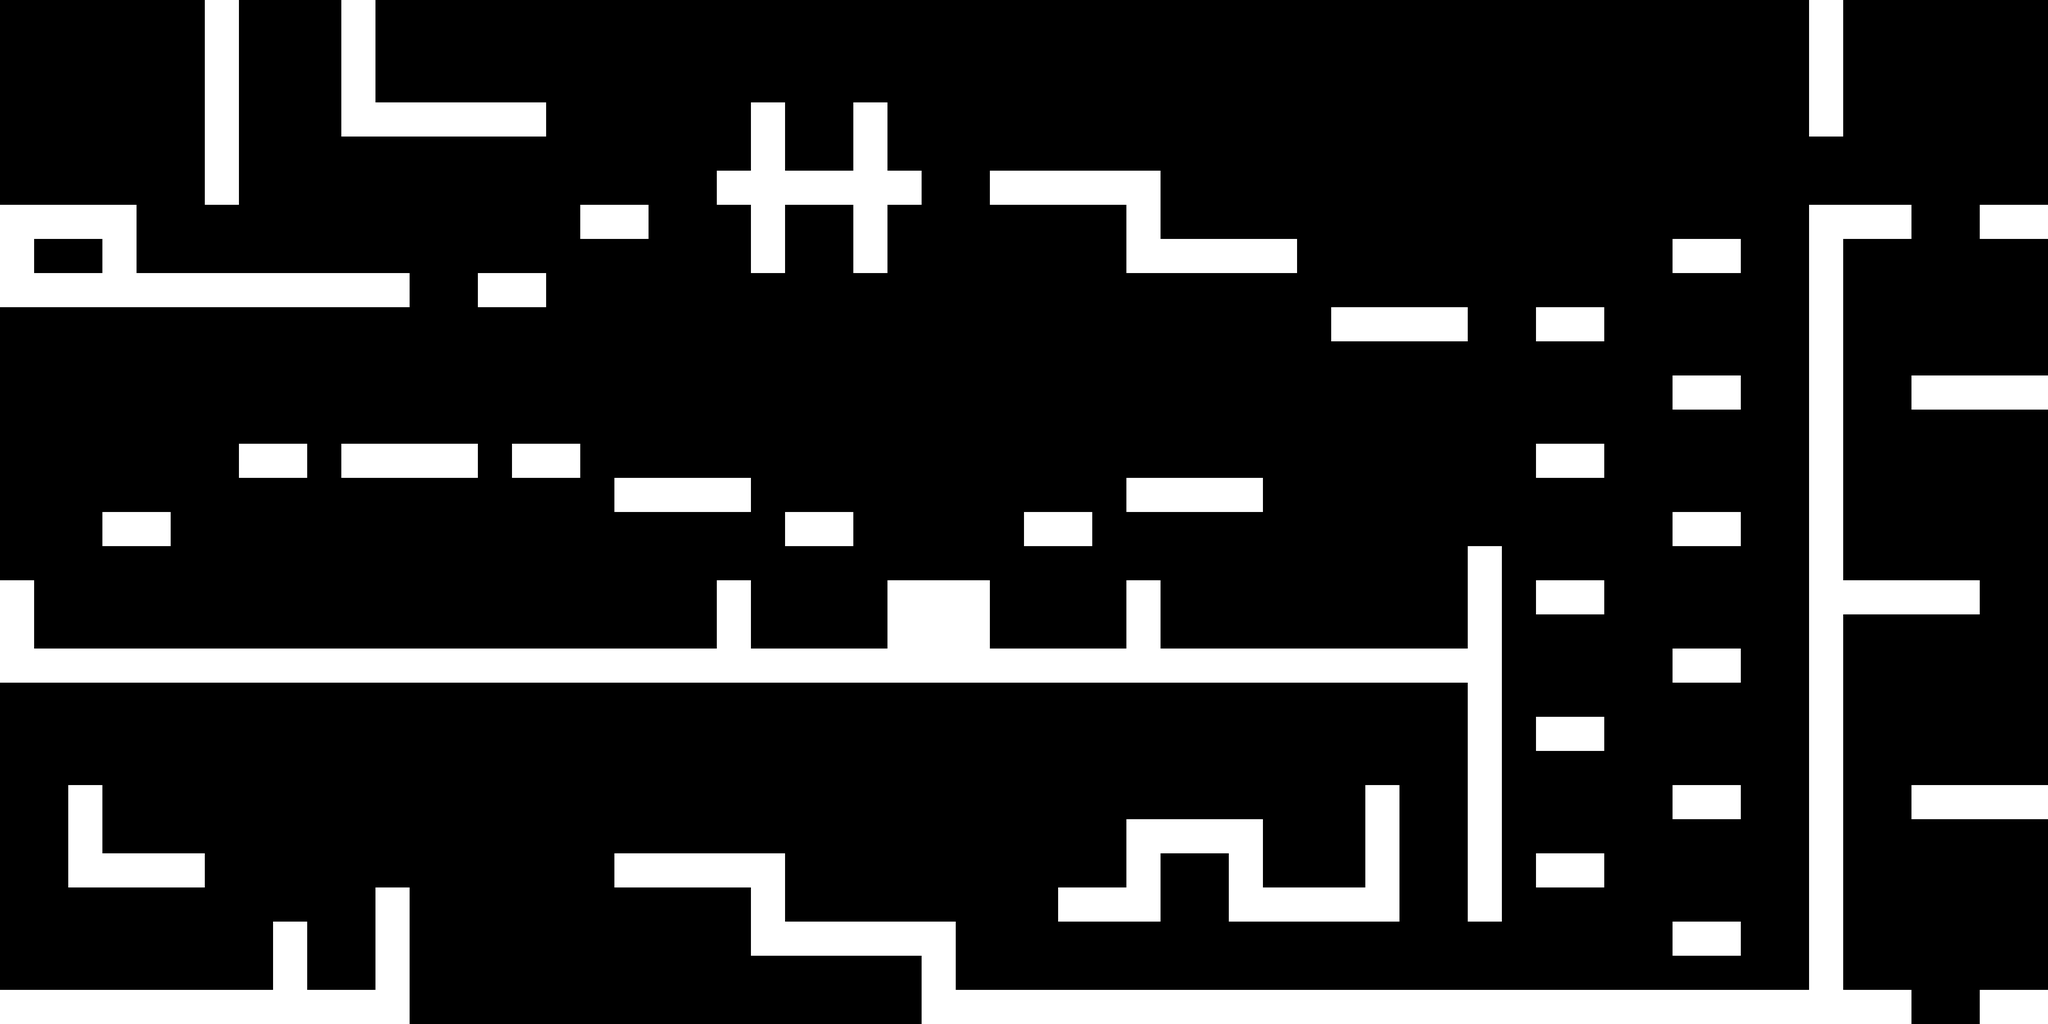

The image is a tile-based game level rendered from a .tmx file. Its description and source (layers, tilesets, objects; grid data summarised) follow:
An orthogonal 60x30 tile map with 80x80 px tiles, 2 tile layers (Background, Platform_Classic) and 318 objects.

<map version="1.4" tiledversion="1.4.2" orientation="orthogonal" renderorder="right-down" width="60" height="30" tilewidth="80" tileheight="80" infinite="0" nextlayerid="39" nextobjectid="456">
 <editorsettings>
  <export target="Map_Hikari.json" format="json" />
 </editorsettings>
 <tileset firstgid="1" name="Tile_Set" tilewidth="80" tileheight="80" tilecount="176" columns="11">
  <image source="assets/Tile_Set.png" trans="5555ff" width="897" height="1288" />
 </tileset>
 <group id="25" name="Grille">
  <layer id="34" name="Background" width="60" height="30">
   <data>[1800 cells, 0 non-empty, 0 distinct tile ids]</data>
  </layer>
  <layer id="35" name="Platform_Classic" width="60" height="30">
   <data>[1800 cells, 303 non-empty, 11 distinct tile ids]</data>
  </layer>
 </group>
 <group id="24" name="Object">
  <objectgroup id="28" name="Ennemi3">
   <object id="109" gid="1" x="2160" y="800" width="80" height="80" />
  </objectgroup>
  <objectgroup id="27" name="Ennemi2">
   <object id="110" gid="1" x="800" y="560" width="80" height="80" />
   <object id="132" gid="1" x="4560" y="1760" width="80" height="80" />
   <object id="133" gid="1" x="4480" y="1280" width="80" height="80" />
  </objectgroup>
  <objectgroup id="16" name="Ennemi1">
   <object id="102" gid="1" x="3040" y="1440" width="80" height="80" />
   <object id="105" gid="1" x="1040" y="1440" width="80" height="80" />
  </objectgroup>
  <objectgroup id="36" name="DoorSwitch1">
   <object id="130" gid="123" x="480" y="560" width="80" height="80" />
  </objectgroup>
  <objectgroup id="37" name="KeySwitch1">
   <object id="131" gid="167" x="1026" y="184" width="80" height="80" />
  </objectgroup>
  <objectgroup id="22" name="Door1">
   <object id="123" gid="82" x="3440" y="2240" width="80" height="80" />
  </objectgroup>
  <objectgroup id="31" name="Door2">
   <object id="126" gid="126" x="4240" y="400" width="80" height="80" />
  </objectgroup>
  <objectgroup id="26" name="Key">
   <object id="128" gid="90" x="3344" y="1958" width="80" height="80" />
  </objectgroup>
  <objectgroup id="33" name="Key2">
   <object id="129" gid="170" x="119.545" y="438.394" width="80" height="80" />
  </objectgroup>
  <objectgroup id="29" name="Object_bonus1">
   <object id="108" gid="46" x="2214" y="1302" width="80" height="80" />
   <object id="134" gid="46" x="4706" y="426" width="80" height="80" />
   <object id="136" gid="46" x="1908" y="350" width="80" height="80" />
  </objectgroup>
  <objectgroup id="18" name="Object_bonus2" />
  <objectgroup id="38" name="Platform_object" visible="0">
   <object id="140" gid="13" x="240" y="1280" width="80" height="80" />
   <object id="141" gid="13" x="320" y="1280" width="80" height="80" />
   <object id="142" gid="13" x="0" y="1440" width="80" height="80" />
   <object id="143" gid="13" x="0" y="1520" width="80" height="80" />
   <object id="148" gid="13" x="640" y="2240" width="80" height="80" />
   <object id="149" gid="13" x="640" y="2320" width="80" height="80" />
   <object id="150" gid="13" x="880" y="2240" width="80" height="80" />
   <object id="151" gid="13" x="880" y="2320" width="80" height="80" />
   <object id="152" gid="13" x="160" y="1920" width="80" height="80" />
   <object id="153" gid="13" x="160" y="2000" width="80" height="80" />
   <object id="154" gid="13" x="1760" y="2160" width="80" height="80" />
   <object id="155" gid="13" x="1760" y="2240" width="80" height="80" />
   <object id="156" gid="13" x="2160" y="2240" width="80" height="80" />
   <object id="157" gid="13" x="2160" y="2320" width="80" height="80" />
   <object id="158" gid="13" x="2640" y="2080" width="80" height="80" />
   <object id="159" gid="13" x="2640" y="2160" width="80" height="80" />
   <object id="160" gid="13" x="2880" y="2080" width="80" height="80" />
   <object id="161" gid="13" x="2880" y="2160" width="80" height="80" />
   <object id="162" gid="13" x="3200" y="2080" width="80" height="80" />
   <object id="163" gid="13" x="3200" y="2160" width="80" height="80" />
   <object id="164" gid="13" x="3200" y="1920" width="80" height="80" />
   <object id="165" gid="13" x="3200" y="2000" width="80" height="80" />
   <object id="166" gid="13" x="4240" y="2240" width="80" height="80" />
   <object id="167" gid="13" x="4240" y="2320" width="80" height="80" />
   <object id="168" gid="13" x="4240" y="2080" width="80" height="80" />
   <object id="169" gid="13" x="4240" y="2160" width="80" height="80" />
   <object id="174" gid="13" x="4240" y="1920" width="80" height="80" />
   <object id="175" gid="13" x="4240" y="2000" width="80" height="80" />
   <object id="176" gid="13" x="4240" y="1760" width="80" height="80" />
   <object id="177" gid="13" x="4240" y="1840" width="80" height="80" />
   <object id="182" gid="13" x="4240" y="1600" width="80" height="80" />
   <object id="183" gid="13" x="4240" y="1680" width="80" height="80" />
   <object id="184" gid="13" x="4240" y="1440" width="80" height="80" />
   <object id="185" gid="13" x="4240" y="1520" width="80" height="80" />
   <object id="186" gid="13" x="4240" y="1280" width="80" height="80" />
   <object id="187" gid="13" x="4240" y="1360" width="80" height="80" />
   <object id="188" gid="13" x="4240" y="1120" width="80" height="80" />
   <object id="189" gid="13" x="4240" y="1200" width="80" height="80" />
   <object id="190" gid="13" x="4240" y="960" width="80" height="80" />
   <object id="191" gid="13" x="4240" y="1040" width="80" height="80" />
   <object id="192" gid="13" x="4240" y="800" width="80" height="80" />
   <object id="193" gid="13" x="4240" y="880" width="80" height="80" />
   <object id="194" gid="13" x="4240" y="640" width="80" height="80" />
   <object id="195" gid="13" x="4240" y="720" width="80" height="80" />
   <object id="197" gid="13" x="4240" y="560" width="80" height="80" />
   <object id="198" gid="13" x="1680" y="1440" width="80" height="80" />
   <object id="199" gid="13" x="1680" y="1520" width="80" height="80" />
   <object id="200" gid="13" x="2080" y="1440" width="80" height="80" />
   <object id="201" gid="13" x="2080" y="1520" width="80" height="80" />
   <object id="202" gid="13" x="2160" y="1440" width="80" height="80" />
   <object id="203" gid="13" x="2160" y="1520" width="80" height="80" />
   <object id="204" gid="13" x="2240" y="1440" width="80" height="80" />
   <object id="205" gid="13" x="2240" y="1520" width="80" height="80" />
   <object id="206" gid="13" x="2640" y="1440" width="80" height="80" />
   <object id="207" gid="13" x="2640" y="1520" width="80" height="80" />
   <object id="208" gid="13" x="3440" y="2080" width="80" height="80" />
   <object id="209" gid="13" x="3440" y="2160" width="80" height="80" />
   <object id="210" gid="13" x="3440" y="1920" width="80" height="80" />
   <object id="211" gid="13" x="3440" y="2000" width="80" height="80" />
   <object id="212" gid="13" x="3440" y="1760" width="80" height="80" />
   <object id="213" gid="13" x="3440" y="1840" width="80" height="80" />
   <object id="214" gid="13" x="3440" y="1520" width="80" height="80" />
   <object id="215" gid="13" x="3440" y="1680" width="80" height="80" />
   <object id="216" gid="13" x="3440" y="1360" width="80" height="80" />
   <object id="217" gid="13" x="3440" y="1440" width="80" height="80" />
   <object id="218" gid="13" x="240" y="560" width="80" height="80" />
   <object id="219" gid="13" x="240" y="640" width="80" height="80" />
   <object id="220" gid="13" x="0" y="560" width="80" height="80" />
   <object id="221" gid="13" x="0" y="640" width="80" height="80" />
   <object id="222" gid="13" x="480" y="400" width="80" height="80" />
   <object id="223" gid="13" x="480" y="480" width="80" height="80" />
   <object id="224" gid="13" x="480" y="240" width="80" height="80" />
   </objectgroup>
 </group>
</map>
<!-- 231 of 318 objects omitted -->